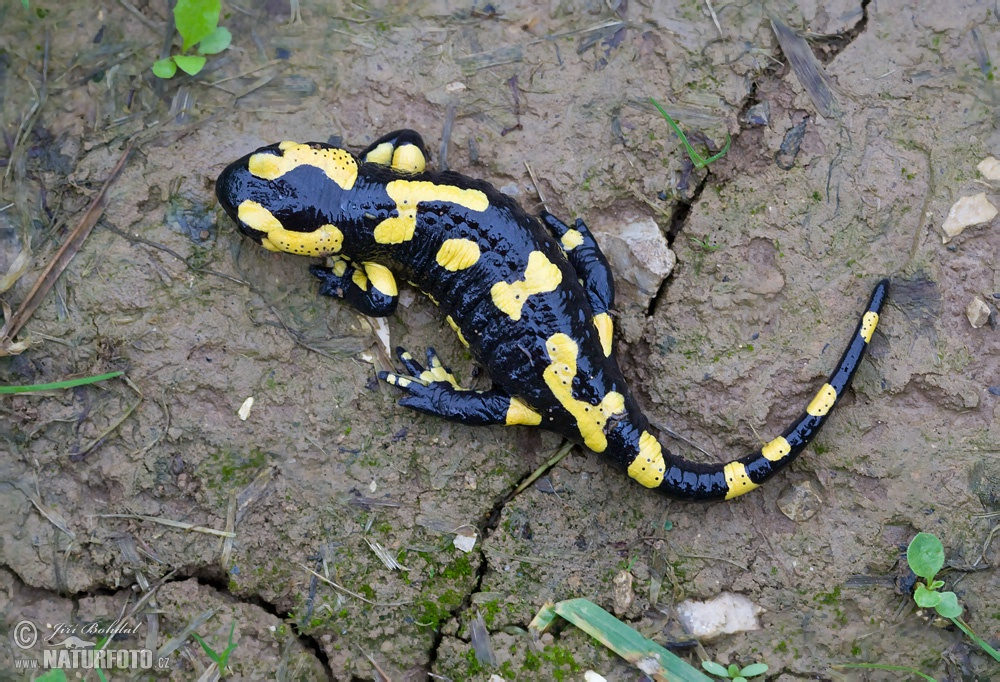
#> input picture 03_image_processing/images/fire-salamander2.jpg, 1000 x 682 px
$ jupyter execute --allow-errors image_processing_presentation.ipynb   (shell and % lines are left out)
#> lines starting #> are read from the running program, lines starting #| are printed output that depends on the picture; after the words box and inside, x2 and y2 are one past the last pixel; in counts of white or black regions, pixels touching at a corner belong together
# Image processing

## Modules
* openCV (fast)
* scipy.ndimage
* Pillow ("PIL")
* scikit-image (rather slow)
* Mahotas
* simpleITK
* ...

Note: All of these modules use numpy arrays, functions from different modules can be used together!

[cell 1]
import numpy as np
import matplotlib.pyplot as plt
import cv2 # OpenCV 3 for advanced image processing

## Color spaces
Images are usually 3-dimensional numpy ndarrays containing the RGB values of each pixel (except when loaded as gray scale images).


## Load and show images

[cell 2]
salamander_bgr = cv2.imread('images/fire-salamander2.jpg') # opencv loads images in bgr (blue-green-red) instead rgb
#> salamander_bgr is the input picture: shape (682, 1000, 3); mean B, G, R 109.9, 116.7, 117
salamander_rgb = cv2.cvtColor(salamander_bgr, cv2.COLOR_BGR2RGB)
salamander_gray = cv2.cvtColor(salamander_bgr, cv2.COLOR_BGR2GRAY)
plt.imshow(salamander_rgb) # opencv has also an imshow function but it does not plot inline

## Image data type

[cell 3]
print(type(salamander_rgb))
#| <class 'numpy.ndarray'>
print('Array entries are of type', salamander_rgb.dtype, '(integers from 0 to 255)')
#| Array entries are of type uint8 (integers from 0 to 255)

[cell 4]
print('RGB image has shape', salamander_rgb.shape)
#| RGB image has shape (682, 1000, 3)
print('Gray-scale image has shape', salamander_gray.shape, 'and is a 2-dimensional numpy ndarray.')
#| Gray-scale image has shape (682, 1000) and is a 2-dimensional numpy ndarray.

[cell 5]
print(salamander_rgb[:2, :2])
#| [[[106 107  91]
#|   [107 110  93]]
#|  [[108 109  93]
#|   [108 111  94]]]

[cell 6]
# indexing
plt.imshow(salamander_rgb[100:300, 200:400, [2, 1, 0]]) # image cut-out with red and blue channels switched
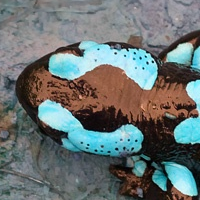
#> shown: shape (200, 200, 3); mean R, G, B 105.6, 114.6, 114.4

## Thresholding and masking
A threshold is used to make the image binary (zeros and ones). For simplicity, the image is loaded in gray-scale and does not contain color information, only brightness values. A colormap has to be defined when plotted.

[cell 7]
salamander_gray = cv2.imread('images/fire-salamander2.jpg', 0) # load image in gray scale
#> salamander_gray: shape (682, 1000); min 0, max 251, mean 116
plt.imshow(salamander_gray, cmap = plt.cm.gray)

[cell 8]
grayPixels, bins = np.histogram(salamander_gray, bins = np.arange(256))
#> grayPixels = 255 values, max 8302 at index 141, min 0 at index 252, mean 2674.5; bins = 256 values from 0 to 255
redPixels, bins = np.histogram(salamander_rgb[:, :, 0], bins = np.arange(256))
#> redPixels = 255 values, max 7918 at index 141, min 269 at index 220, mean 2674.5
greenPixels, bins = np.histogram(salamander_rgb[:, :, 1], bins = np.arange(256))
#> greenPixels = 255 values, max 8460 at index 137, min 2 at index 254, mean 2674.5
bluePixels, bins = np.histogram(salamander_rgb[:, :, 2], bins = np.arange(256))
#> bluePixels = 255 values, max 7825 at index 127, min 0 at index 243, mean 2674.5
plt.plot(grayPixels, 'k', linewidth = 2)
plt.plot(redPixels, 'r')
plt.plot(greenPixels, 'g')
plt.plot(bluePixels, 'b')
lowerThres = 50
upperThres = 180
plt.plot([lowerThres, lowerThres], [0, 9000], '--k') # threshold for dark regions
plt.plot([upperThres, upperThres], [0, 9000], '--k') # threshold for bright regions
plt.xlabel('Gray values')
plt.ylabel('Number of pixels')
plt.xlim(0, 255)
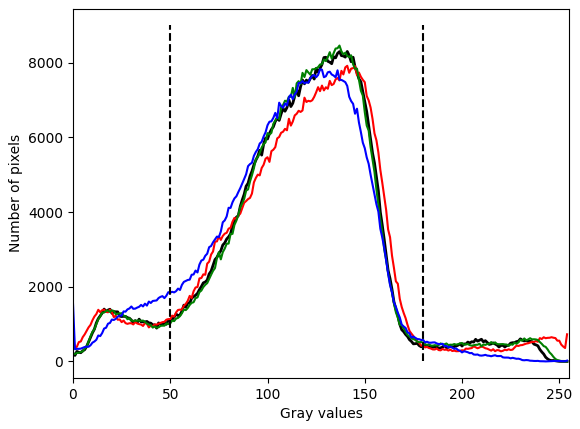
#> figure drawn by matplotlib, 1 panel; curve peaks at x = 141, y = 8302; curve peaks at x = 141, y = 7918; curve peaks at x = 137, y = 8460

[cell 9]
darkRegions = salamander_gray < lowerThres
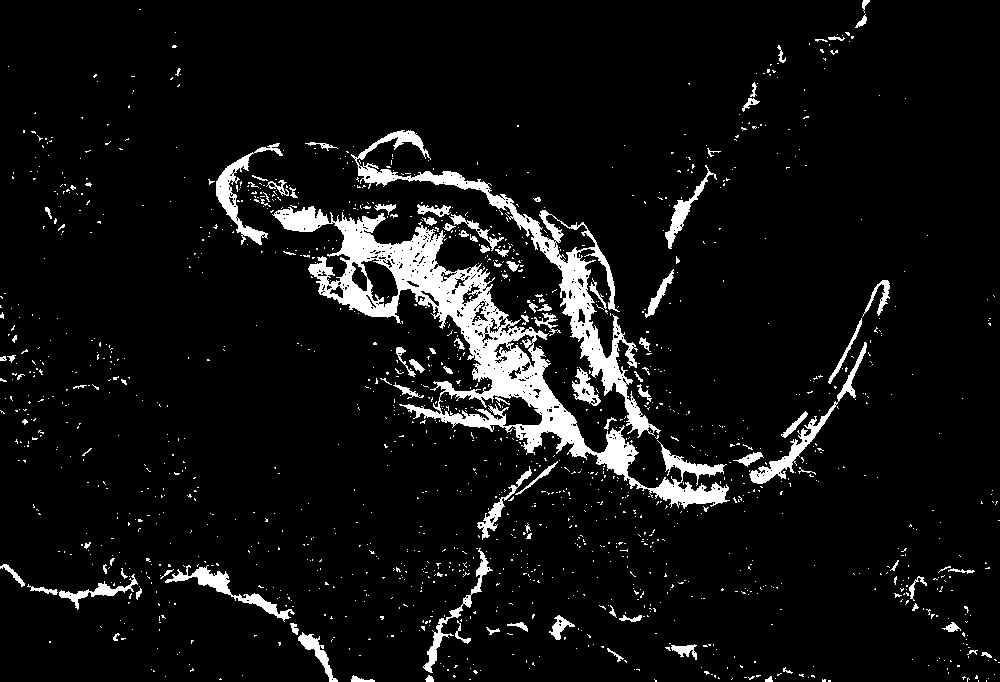
#> darkRegions: shape (682, 1000) bool; 7.1% white; 1479 white regions (1376 under 20 px), largest, box (x1, y1, x2, y2) and area: (272, 206, 730, 509) 21112, (351, 130, 661, 438) 8208, (749, 342, 867, 484) 1553
brightRegions = salamander_gray > upperThres
#> brightRegions: shape (682, 1000) bool; 4.2% white; 480 white regions (412 under 20 px), largest, box (x1, y1, x2, y2) and area: (543, 333, 624, 449) 3083, (374, 180, 489, 244) 2931, (249, 141, 357, 190) 2582

plt.figure(figsize=(10,7))
plt.subplot(221)
plt.imshow(salamander_gray, cmap = plt.cm.gray)
plt.axis('off')
plt.clim(0, 255)
plt.title('Original')

plt.subplot(222)
plt.imshow(darkRegions, cmap = plt.cm.gray)
plt.axis('off')
plt.title('Dark regions')

plt.subplot(223)
plt.imshow(brightRegions, cmap = plt.cm.gray)
plt.axis('off')
plt.title('Bright regions')

plt.subplot(224)
plt.imshow(salamander_gray*brightRegions+salamander_gray*darkRegions, cmap = plt.cm.gray)
plt.axis('off')
plt.clim(0, 255)
plt.title('Masked image')
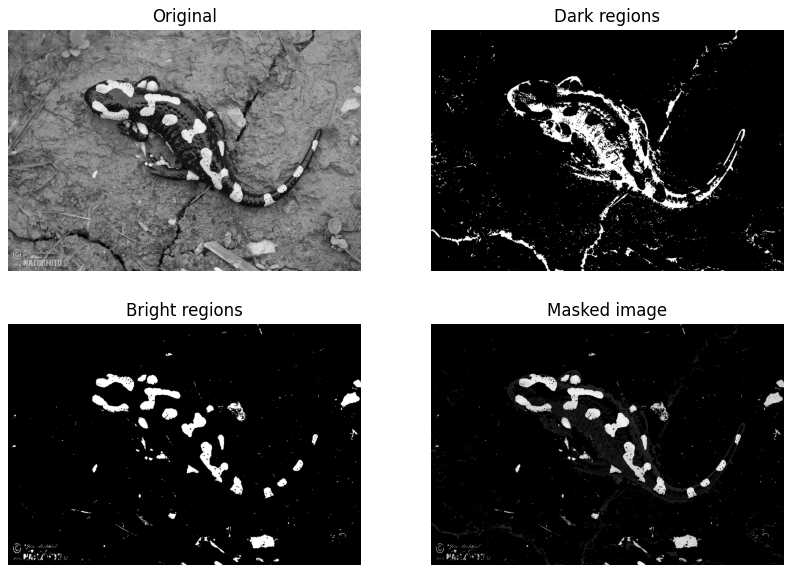
#> figure drawn by matplotlib, 4 panels

## Color filters in Hue-Saturation-Value (HSV)

[cell 10]
# convert to HSV
salamander_hsv = cv2.cvtColor(salamander_bgr, cv2.COLOR_BGR2HSV)
#> salamander_hsv: shape (682, 1000, 3); mean H, S, V 56.4, 39.5, 122.8

yellow_lower = np.array([10, 50, 100])
yellow_upper = np.array([30, 255, 255])

# mask yellow regions
yellowMask = cv2.inRange(salamander_hsv, yellow_lower, yellow_upper)
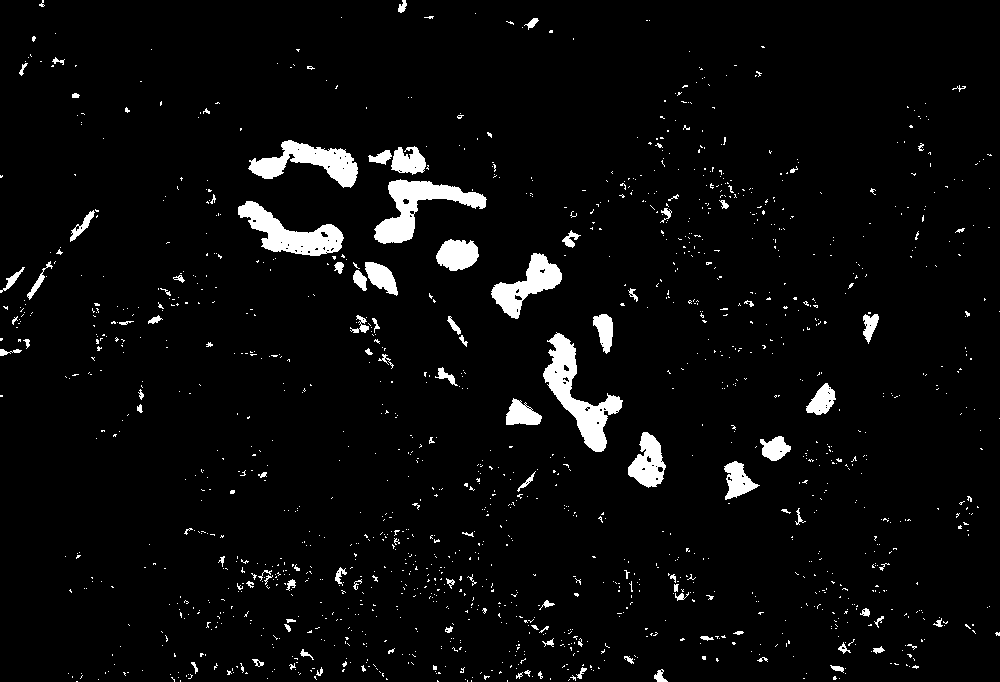
#> yellowMask: shape (682, 1000); 4.2% white; 1452 white regions (1343 under 20 px), largest, box (x1, y1, x2, y2) and area: (543, 332, 623, 452) 3103, (374, 179, 487, 244) 2729, (238, 201, 344, 256) 2544

# only yellow regions should be saturated
saturationMask = np.ones(salamander_rgb.shape, dtype = np.uint8)
saturationMask[:, :, 1] = yellowMask > 0
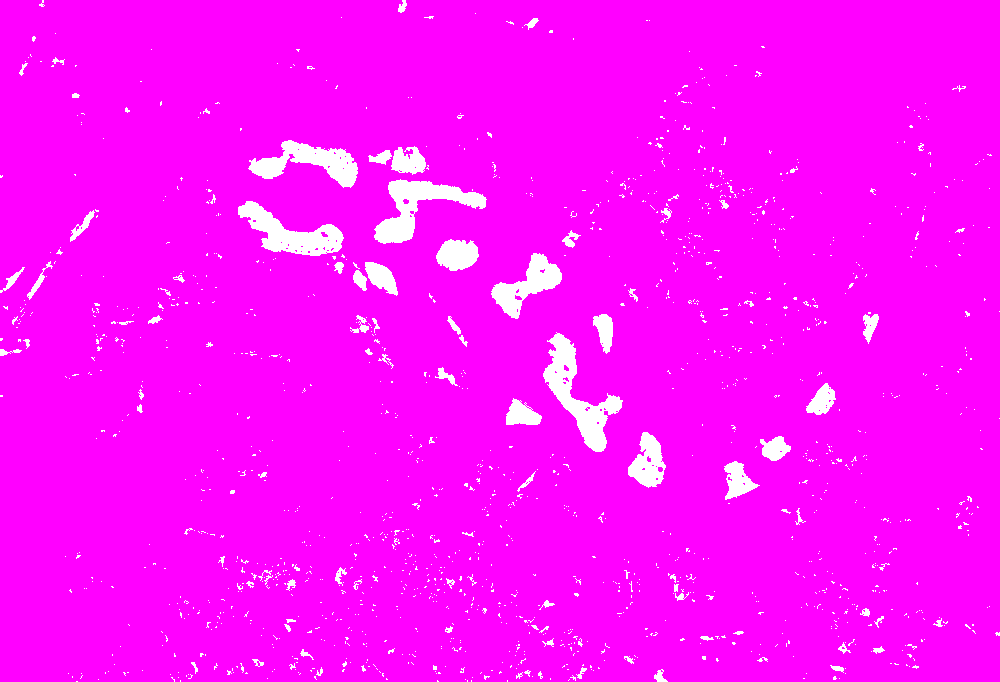
#> saturationMask: shape (682, 1000, 3); mean of channels 0, 1, 2 1, 0.0417, 1; drawn with 1 as white

# convert to RGB
salamander_rgb_masked = cv2.cvtColor(salamander_hsv*saturationMask, cv2.COLOR_HSV2RGB)
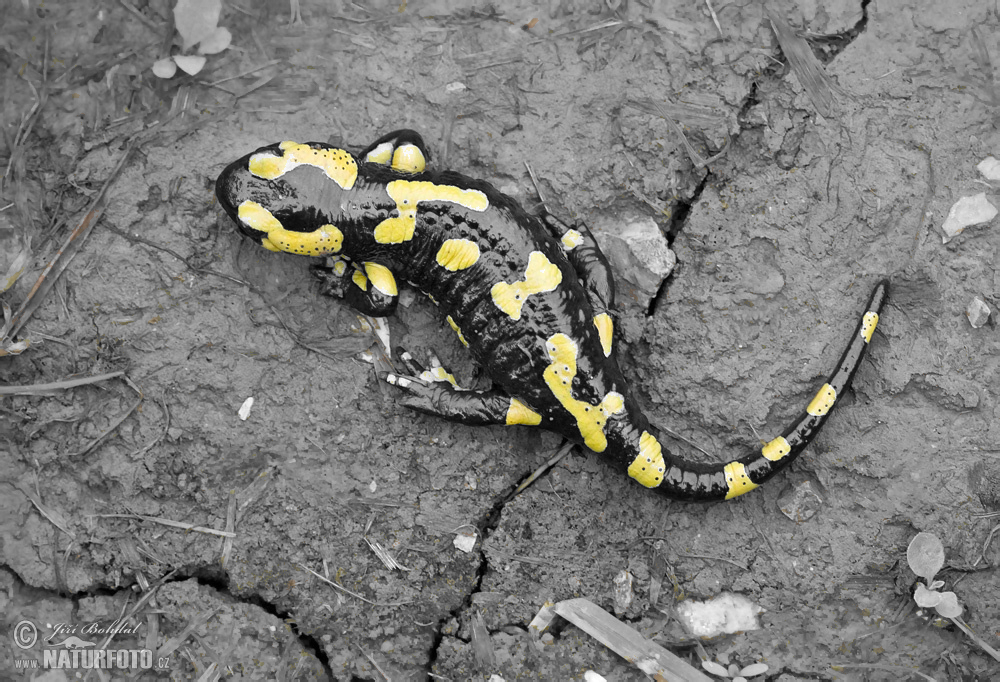
#> salamander_rgb_masked: shape (682, 1000, 3); mean R, G, B 122.8, 122.4, 119.7
plt.imshow(salamander_rgb_masked)

## Low-pass and high-pass filter
Filtering by using Fourier transformations

[cell 11]
# Fourier transformation
salamander_fft = np.fft.fftshift(np.fft.fft2(salamander_gray))

plt.figure(figsize=(15,5))
plt.subplot(121)
plt.imshow(np.log(np.abs(salamander_fft)),cmap = plt.cm.gray)
plt.title("log(amplitude)")

plt.subplot(122)
plt.imshow(np.angle(salamander_fft),cmap = plt.cm.gray)
plt.title("Phase")
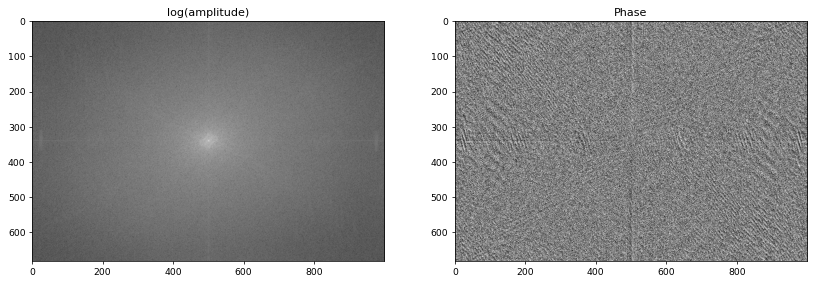
#> figure drawn by matplotlib, 2 panels

[cell 12]
#apply filters
h,w = salamander_gray.shape
#> h = 682; w = 1000
radius = 40
lowpass = np.fromfunction(lambda i,j: np.sqrt((i-0.5*h)**2+(j-0.5*w)**2) < radius, salamander_gray.shape)
#> (the rest of this cell did not finish here and is left out)

#> (a cell that did not finish here is left out)

## Adaptive thresholding

[cell 14]
# im_gray = cv2.imread('images/EMsectionRodSynapse_labelsRemoved.jpg', 0)
im_gray = cv2.imread('images/billard4.jpg', 0)
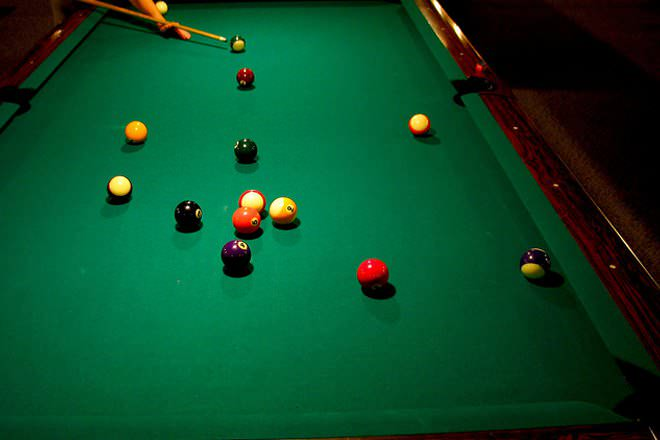
#> input picture 03_image_processing/images/billard4.jpg, 660 x 440 px
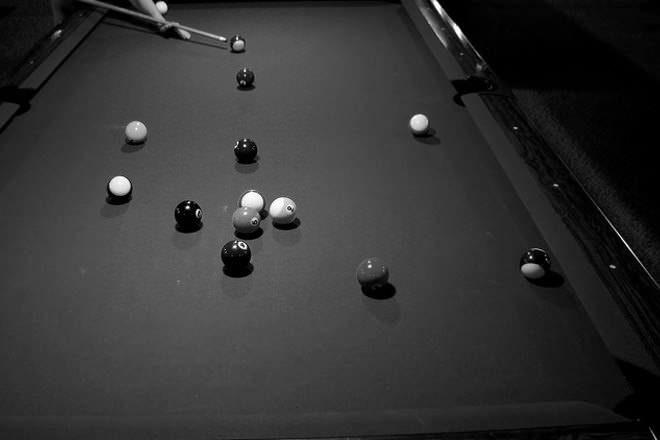
#> im_gray: shape (440, 660); min 0, max 255, mean 52
